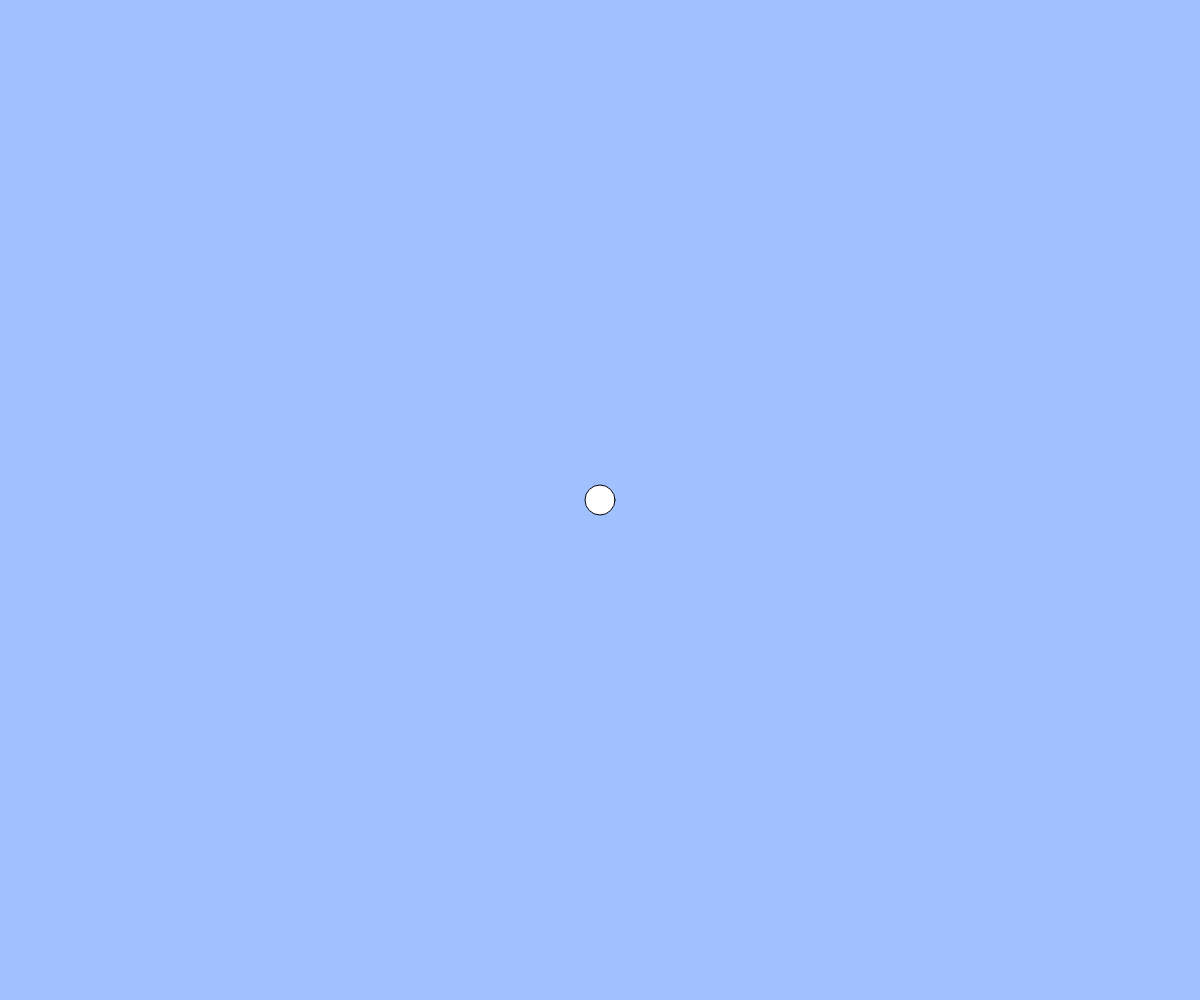
Frame 1 (no input)
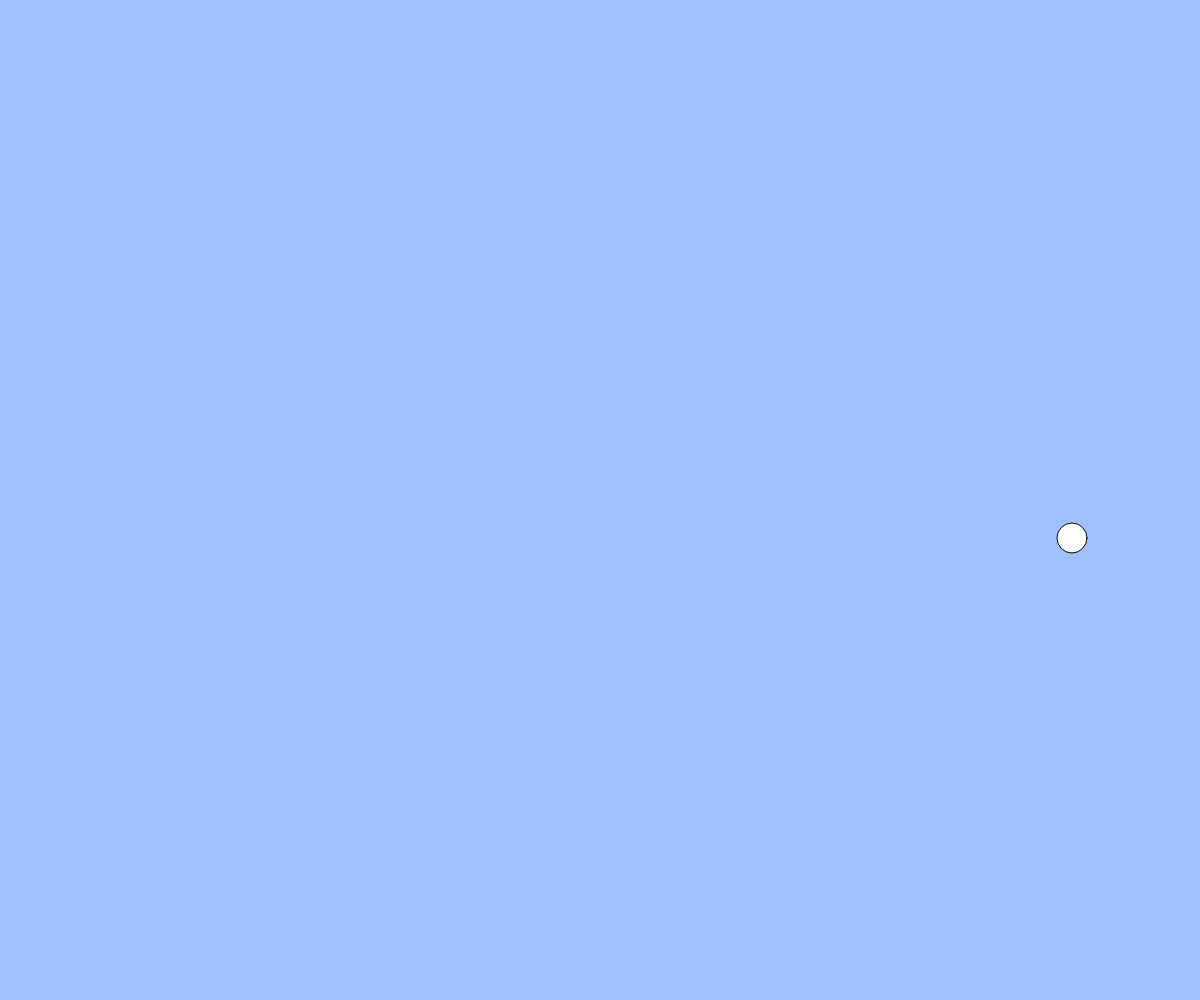
Frame 60 (no input)
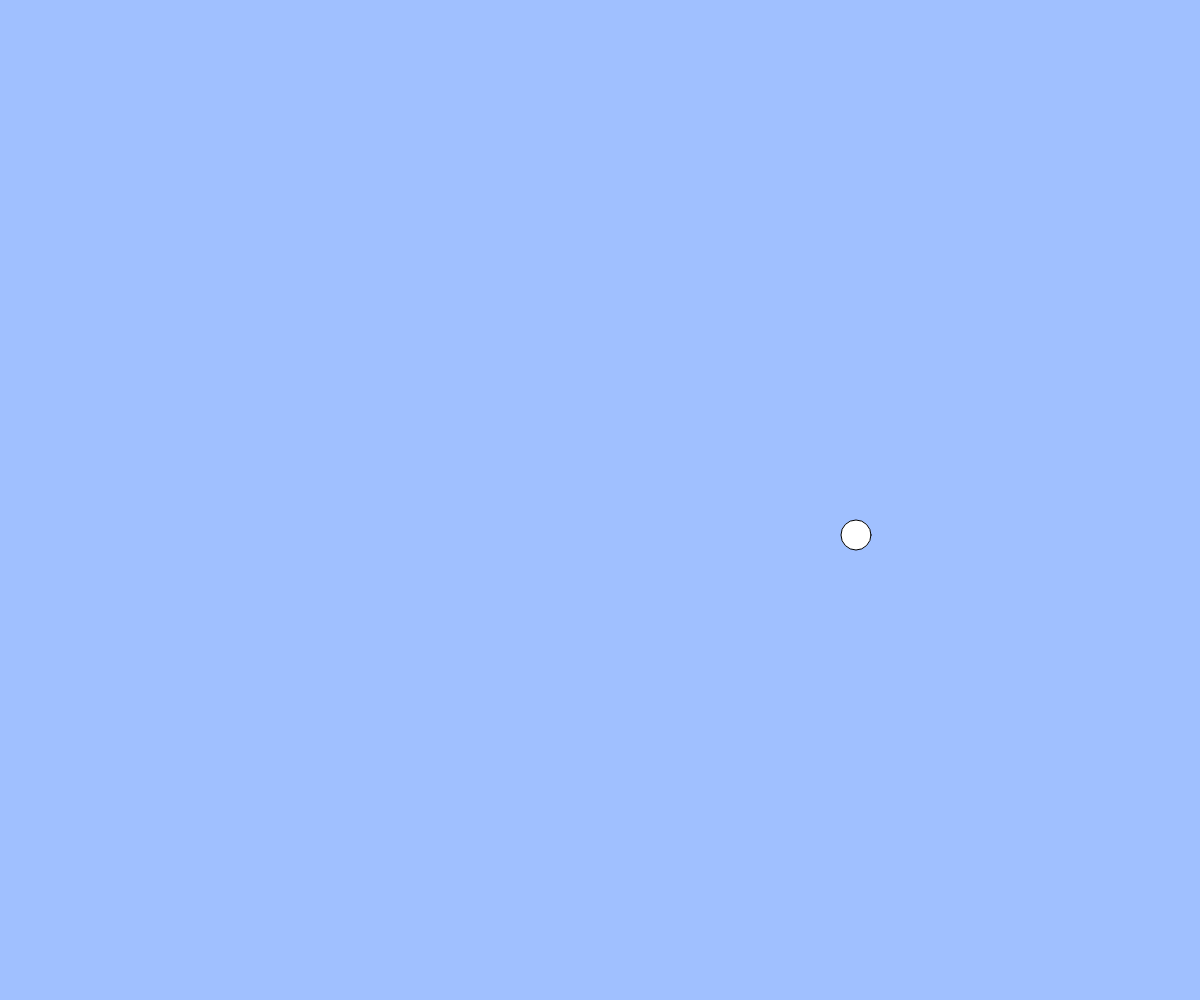
Frame 120 (the mouse pressed at the canvas centre since frame 60)

The p5.js sketch that drew these frames (run headless with seeded random() and noise() and a simulated clock; from frame 60 on, the mouse is pressed at the canvas centre):

// p5.js sketch
// ── sketch.js
// テキスト「アニメーションの基本」
let x, y, vx, vy;
const g = 1; // 重力加速度
const vyMax = 30;

function setup(){
  createCanvas(windowWidth, windowHeight);
  x = width / 2;
  y = height / 2;
  vx = 8;
  vy = 8;
}

function draw(){
  background(160, 192, 255);
  ellipse(x, y, 30);
  x += vx;
  y += vy;



  // 重力（コメント機能でオンオフ切り替えて実行してみましょう）
  vy = constrain(vy + g, -vyMax, vyMax);

// 端の処理パターン (1) 反対側から出てくる
  // if(x > width){ x = 0; }
  // else if(x < 0){ x = width; }
  // if(y > height){ y = 0; }
  // if(y < 0){ y = height; }

　// 端の処理パターン (2) 跳ね返る
  if(x < 0 || x > width){ vx = -1 * vx; }
  if(y > height){ vy = -1 * vy; }
  x = constrain(x, 0, width);
  y = constrain(y, 0, height);
}

function windowResized(){
  resizeCanvas(windowWidth, windowHeight);
}
